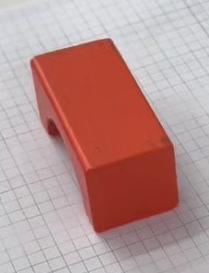
#> input picture 07_Training/红色长方体与橙色桥形二级分类/classifier_dataset_v2_clean/test/orange_bridge/combination_02_f000340_01.jpg, 209 x 273 px
$ python -i build_red_orange_classifier_dataset.py   (imports and definitions only)
#> lines starting #> are read from the running program, lines starting #| are printed output that depends on the picture; after the words box and inside, x2 and y2 are one past the last pixel; in counts of white or black regions, pixels touching at a corner belong together
#> further down, picture is the input picture: shape (273, 209, 3); mean B, G, R 146.1, 148.2, 184.7
#!/usr/bin/env python3
"""Build a two-class crop dataset from verified YOLO red/orange labels."""

from __future__ import annotations

import argparse
import json
from collections import Counter
from pathlib import Path

import cv2
import numpy as np


CLASS_NAMES = {4: "red_cuboid", 5: "orange_bridge"}
IMAGE_SUFFIXES = {".jpg", ".jpeg", ".png", ".bmp"}


# [11 lines left out: function crop_box, not called in this run]


def red_bbox(frame: np.ndarray) -> tuple[int, int, int, int]:
    hsv = cv2.cvtColor(frame, cv2.COLOR_BGR2HSV)
#> hsv: shape (273, 209, 3); mean H, S, V 97.1, 64.4, 186.1
    mask = cv2.bitwise_or(
        cv2.inRange(hsv, np.array([0, 90, 40]), np.array([16, 255, 255])),
        cv2.inRange(hsv, np.array([164, 90, 40]), np.array([179, 255, 255])),
    )
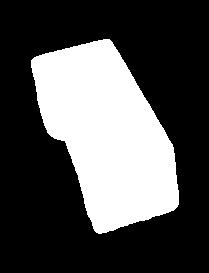
#> mask: shape (273, 209); 31.4% white; 1 white region, box (x1, y1, x2, y2) and area: (31, 39, 179, 234) 17910
    kernel = cv2.getStructuringElement(cv2.MORPH_ELLIPSE, (7, 7))
    mask = cv2.morphologyEx(mask, cv2.MORPH_OPEN, kernel)
#> mask: shape (273, 209); 31.4% white; 1 white region, box (x1, y1, x2, y2) and area: (31, 39, 179, 234) 17906
    mask = cv2.morphologyEx(mask, cv2.MORPH_CLOSE, kernel, iterations=2)
#> mask: shape (273, 209); 31.4% white; 1 white region, box (x1, y1, x2, y2) and area: (31, 39, 179, 234) 17913
    count, _, stats, _ = cv2.connectedComponentsWithStats(mask, connectivity=8)
#> count = 2; stats = [[0, 0, 209, 273, 39144], [31, 39, 148, 195, 17913]]
    candidates = [tuple(int(value) for value in stats[index]) for index in range(1, count)]
#> candidates = [(31, 39, 148, 195, 17913)]
    candidates = [item for item in candidates if item[4] >= 0.0015 * frame.shape[0] * frame.shape[1]]
    if not candidates:
        raise ValueError("No red object found")
    x, y, width, height, _ = max(candidates, key=lambda item: item[4])
#> x = 31; y = 39; width = 148; height = 195
    pad_x, pad_y = round(width * 0.10), round(height * 0.10)
#> pad_x = 15; pad_y = 20
    return (
        max(0, x - pad_x),
        max(0, y - pad_y),
        min(frame.shape[1], x + width + pad_x),
        min(frame.shape[0], y + height + pad_y),
    )


# [57 lines left out: function main, not called in this run]


# [2 lines not run here, left out]

>>> import cv2
>>> picture = cv2.imread('classifier_dataset_v2_clean/test/orange_bridge/combination_02_f000340_01.jpg')
>>> result = red_bbox(picture)
#> result = (16, 19, 194, 254)

$ run again, on 07_Training/红色长方体与橙色桥形二级分类/classifier_dataset_v2_clean/test/orange_bridge/combination_02_f000420_01.jpg
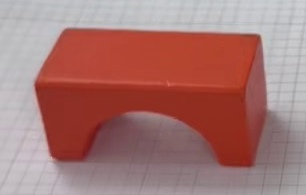
#> input picture 07_Training/红色长方体与橙色桥形二级分类/classifier_dataset_v2_clean/test/orange_bridge/combination_02_f000420_01.jpg, 306 x 195 px
#> picture is the input picture: shape (195, 306, 3); mean B, G, R 116.4, 119.4, 166.3
#> hsv: shape (195, 306, 3); mean H, S, V 88.1, 85.9, 167.1
#> in red_bbox, `mask = cv2.bitwise_or( cv2.inRange(hsv, np.array([0, 90, 40]), np.arra..`:
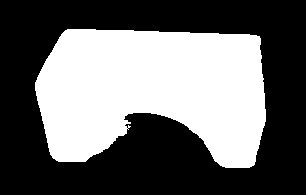
#> mask: shape (195, 306); 41.2% white; 1 white region, box (x1, y1, x2, y2) and area: (35, 29, 266, 168) 24570
#> count = 2; stats = [[0, 0, 306, 195, 35102], [35, 29, 231, 139, 24568]]
#> candidates = [(35, 29, 231, 139, 24568)]
#> x = 35; y = 29; width = 231; height = 139
#> pad_x = 23; pad_y = 14
#> result = (12, 15, 289, 182)

$ run again, on 07_Training/红色长方体与橙色桥形二级分类/classifier_dataset_v2_clean/test/orange_bridge/combination_02_f000440_00.jpg
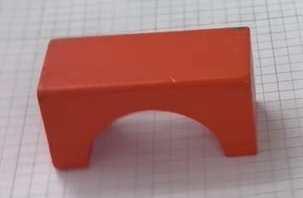
#> input picture 07_Training/红色长方体与橙色桥形二级分类/classifier_dataset_v2_clean/test/orange_bridge/combination_02_f000440_00.jpg, 303 x 198 px
#> picture is the input picture: shape (198, 303, 3); mean B, G, R 120, 122.6, 166.9
#> hsv: shape (198, 303, 3); mean H, S, V 93, 81.5, 167.6
#> in red_bbox, `mask = cv2.bitwise_or( cv2.inRange(hsv, np.array([0, 90, 40]), np.arra..`:
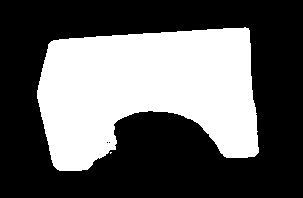
#> mask: shape (198, 303); 37.7% white; 2 white regions (1 under 20 px), largest, box (x1, y1, x2, y2) and area: (37, 27, 259, 171) 22586
#> count = 2; stats = [[0, 0, 303, 198, 37406], [37, 27, 222, 144, 22588]]
#> candidates = [(37, 27, 222, 144, 22588)]
#> x = 37; y = 27; width = 222; height = 144
#> pad_x = 22; pad_y = 14
#> result = (15, 13, 281, 185)

$ run again, on 07_Training/红色长方体与橙色桥形二级分类/classifier_dataset_v2_clean/test/orange_bridge/combination_02_f000460_00.jpg
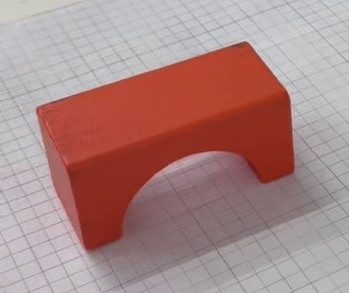
#> input picture 07_Training/红色长方体与橙色桥形二级分类/classifier_dataset_v2_clean/test/orange_bridge/combination_02_f000460_00.jpg, 349 x 293 px
#> picture is the input picture: shape (293, 349, 3); mean B, G, R 134.5, 136.1, 170.2
#> hsv: shape (293, 349, 3); mean H, S, V 99, 63.1, 171.2
#> in red_bbox, `mask = cv2.bitwise_or( cv2.inRange(hsv, np.array([0, 90, 40]), np.arra..`:
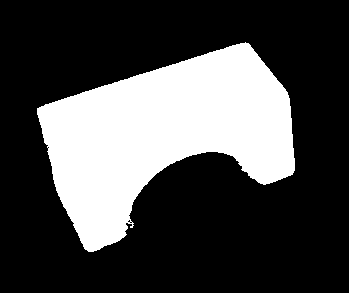
#> mask: shape (293, 349); 28.5% white; 1 white region, box (x1, y1, x2, y2) and area: (37, 42, 295, 252) 29137
#> count = 2; stats = [[0, 0, 349, 293, 73147], [37, 42, 258, 210, 29110]]
#> candidates = [(37, 42, 258, 210, 29110)]
#> x = 37; y = 42; width = 258; height = 210
#> pad_x = 26; pad_y = 21
#> result = (11, 21, 321, 273)
